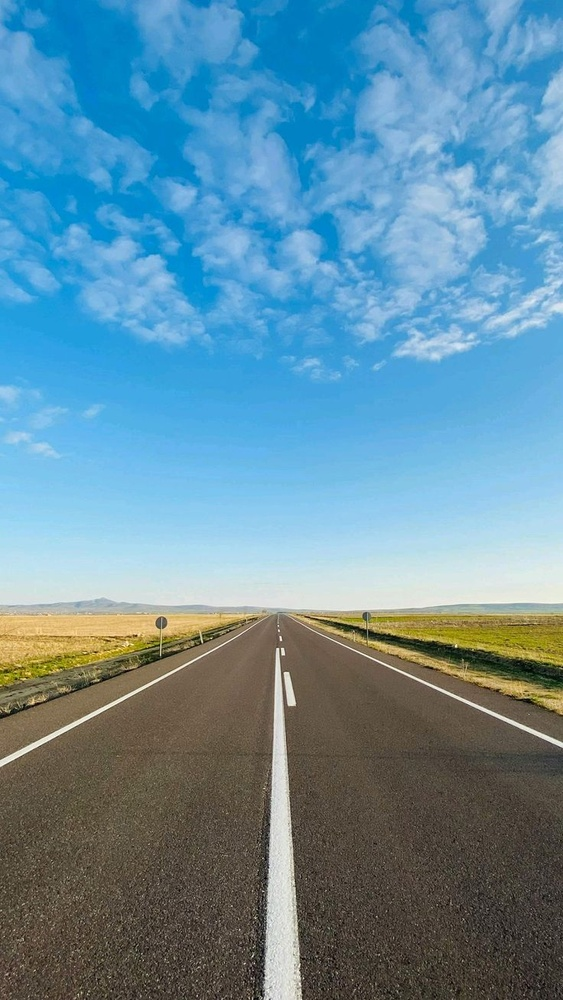
#> input picture road.jpg, 563 x 1000 px, shrunk from 736 x 1308 before the run
$ python week2_HSVonly.py
#> lines starting #> are read from the running program, lines starting #| are printed output that depends on the picture; after the words box and inside, x2 and y2 are one past the last pixel; in counts of white or black regions, pixels touching at a corner belong together
import cv2 as cv
import numpy as np

img = cv.imread('road.jpg')
#> img is the input picture: shape (1000, 563, 3); mean B, G, R 161.2, 141.2, 99.1
cv.imshow('ROAD',img)

hsv = cv.cvtColor(img, cv.COLOR_BGR2HSV)
#> hsv: shape (1000, 563, 3); mean H, S, V 68.4, 118.6, 173.6
cv.imshow('HSV',hsv)

h,s,v = cv.split(hsv)
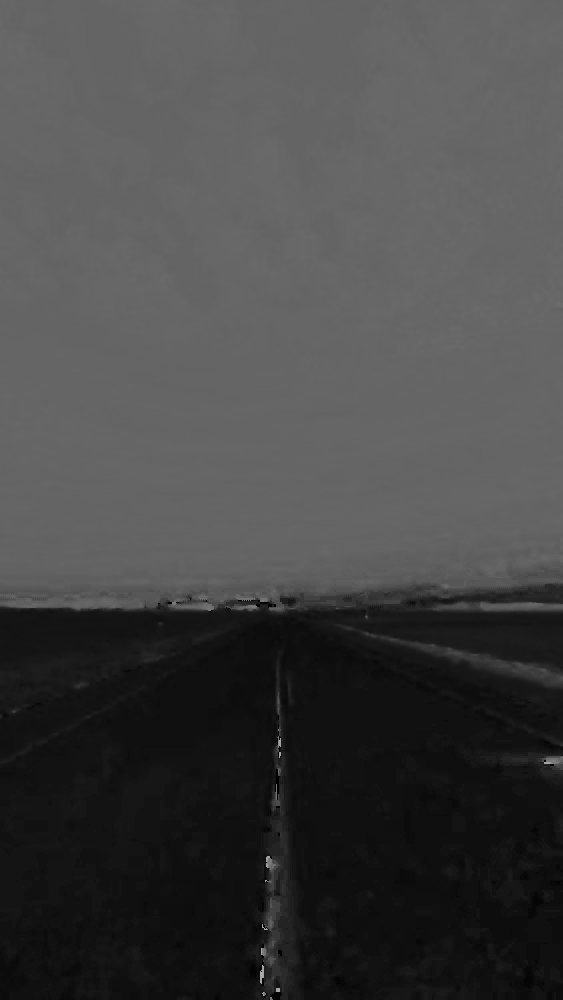
#> h: shape (1000, 563); min 0, max 173, mean 68.4
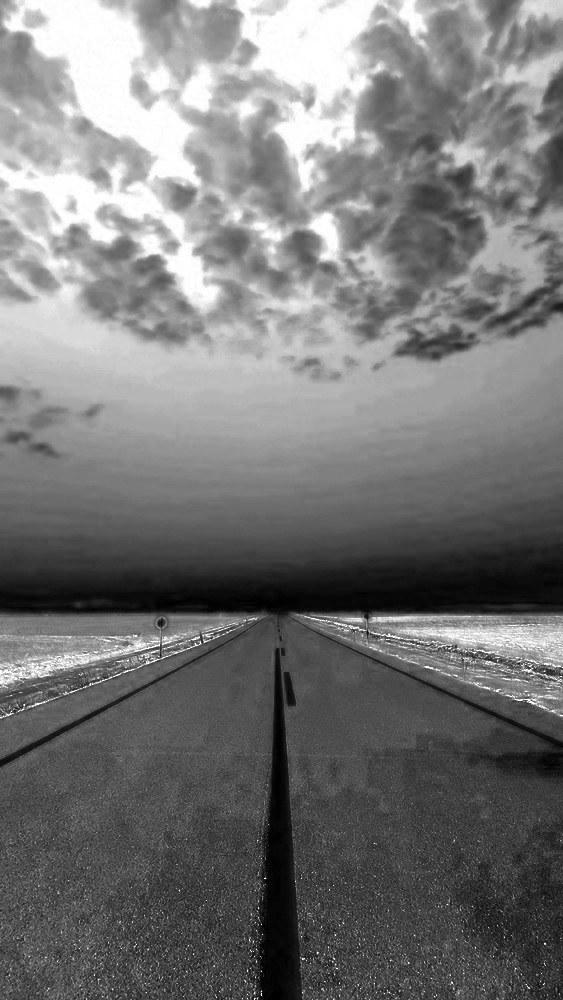
#> s: shape (1000, 563); min 0, max 255, mean 118.6
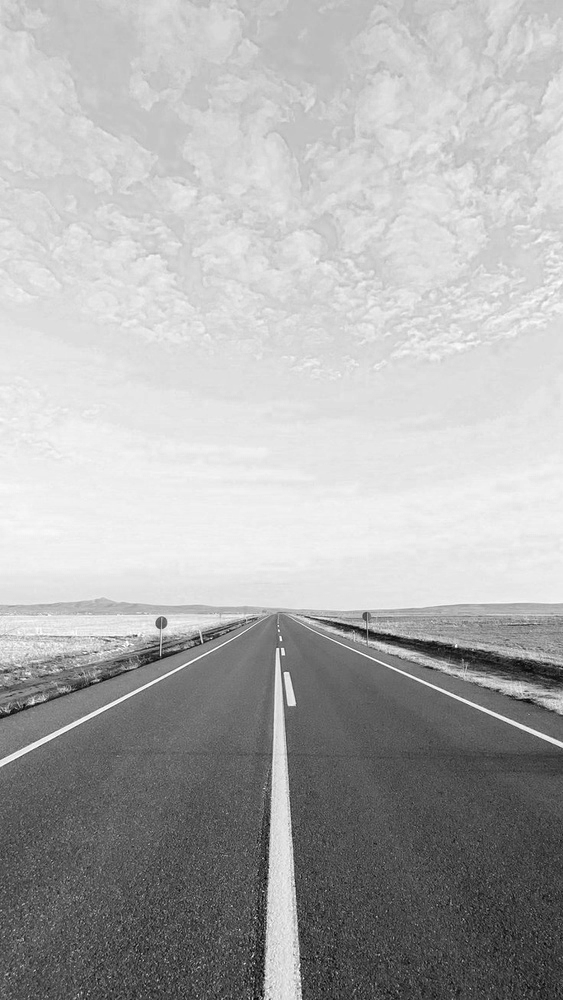
#> v: shape (1000, 563); min 1, max 255, mean 173.6
cv.imshow('SATURATION',s)
cv.imshow('VALUE',v)

blurValue = cv.GaussianBlur(v, (7,7), 1) #Bilateral Filter is better
cv.imshow('BLUR VALUE', blurValue)

canny = cv.Canny(blurValue, 220, 255)
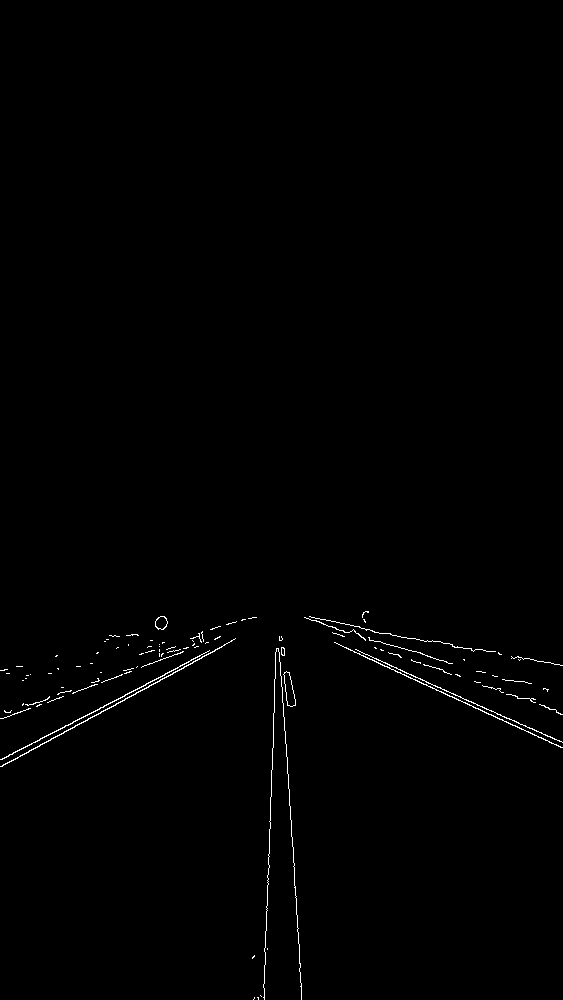
#> canny: shape (1000, 563); 0.6% white in thin lines or dots, all inside (x1, y1, x2, y2) = (0, 611, 563, 1000)
cv.imshow('CANNY EDGE', canny)

blurSaturation = cv.GaussianBlur(s, (7,7), 1)
cv.imshow('BLUR SATURATION', blurSaturation)

maskValue = cv.inRange(blurValue, 180, 255)
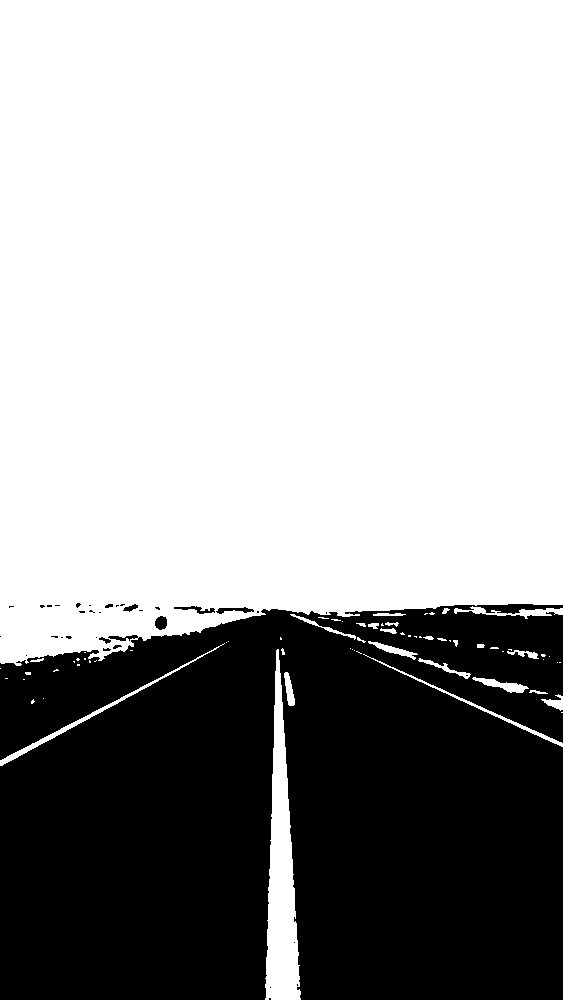
#> maskValue: shape (1000, 563); 64.3% white; 35 black regions (27 under 20 px), largest, box (x1, y1, x2, y2) and area: (0, 604, 563, 1000) 200469, (174, 606, 215, 614) 133, (155, 616, 167, 630) 132
resultValue = cv.bitwise_and(hsv, hsv, mask=maskValue)
#> resultValue: shape (1000, 563, 3); mean H, S, V 61.8, 90.3, 140.9
cv.imshow('MASKED VALUE', resultValue)

maskSaturation = cv.inRange(blurSaturation, 0, 50)
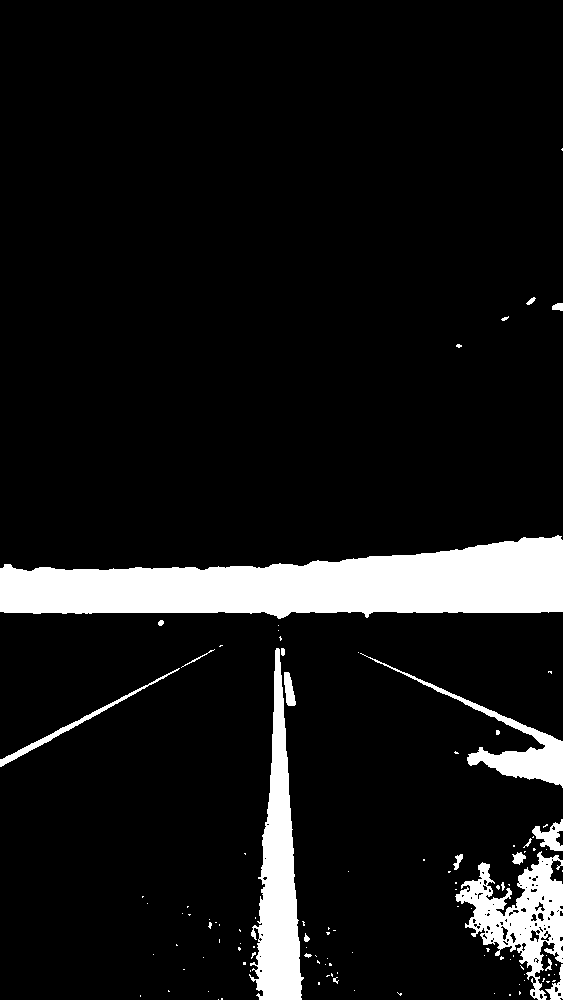
#> maskSaturation: shape (1000, 563); 9.2% white; 112 white regions (90 under 20 px), largest, box (x1, y1, x2, y2) and area: (0, 535, 563, 619) 30003, (249, 648, 304, 1000) 8993, (455, 851, 563, 1000) 6453
resultSaturation = cv.bitwise_and(hsv, hsv, mask=maskSaturation)
#> resultSaturation: shape (1000, 563, 3); mean H, S, V 5.3, 2.2, 17
cv.imshow('MASKED SATURATION', resultSaturation)

resultFinal = cv.bitwise_and(resultValue, resultSaturation)
#> resultFinal: shape (1000, 563, 3); mean H, S, V 4.6, 1.3, 14.7
cv.imshow('FINAL MASKED', resultFinal)

cv.waitKey(0)

$ run again, with saturation.png saved as road.jpg
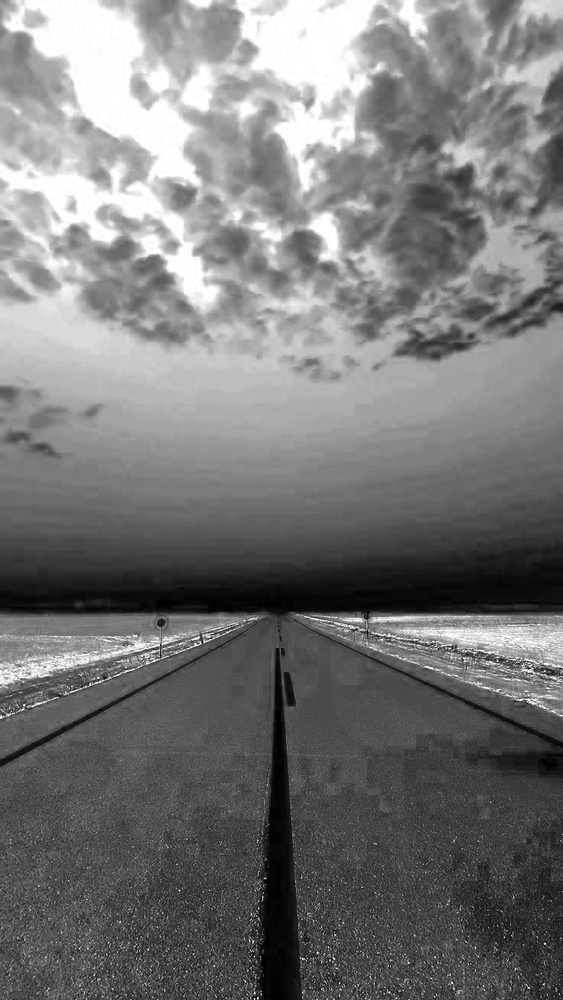
#> input picture saturation.png, 563 x 1000 px, shrunk from 736 x 1308 before the run
#> img is the input picture: shape (1000, 563, 3); min 0, max 255, mean 118.9
#> hsv: shape (1000, 563, 3); mean H, S, V 0, 0, 118.9
#> h: shape (1000, 563); every value is 0
#> `canny = cv.Canny(blurValue, 220, 255)`:
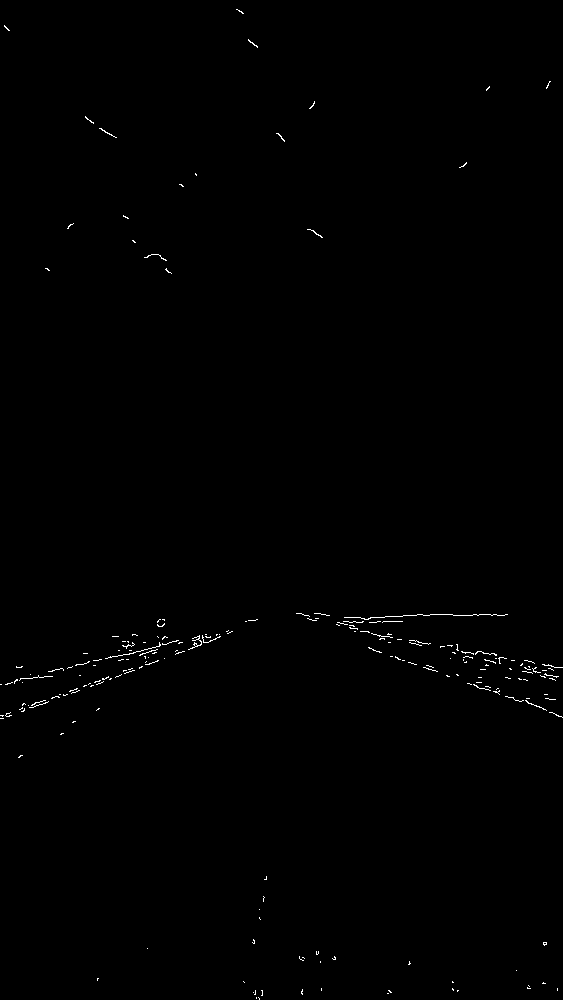
#> canny: shape (1000, 563); 0.35% white in thin lines or dots
#> `maskValue = cv.inRange(blurValue, 180, 255)`:
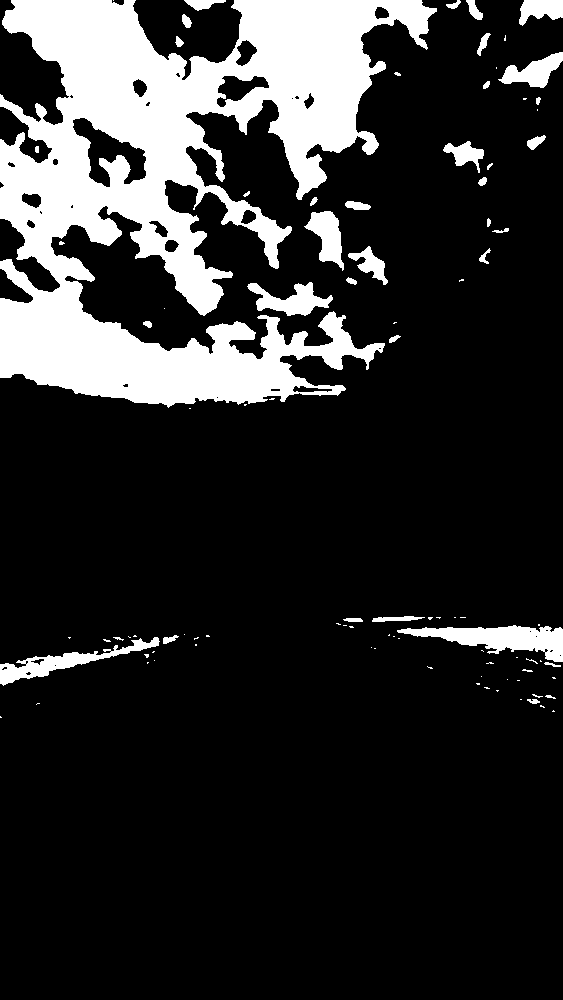
#> maskValue: shape (1000, 563); 17.7% white; 95 white regions (58 under 20 px), largest, box (x1, y1, x2, y2) and area: (0, 0, 437, 408) 86801, (397, 625, 563, 662) 2936, (0, 637, 160, 686) 1905
#> resultValue: shape (1000, 563, 3); mean H, S, V 0, 0, 38.7
#> maskSaturation: shape (1000, 563); every value is 255

$ run again, with value.png saved as road.jpg
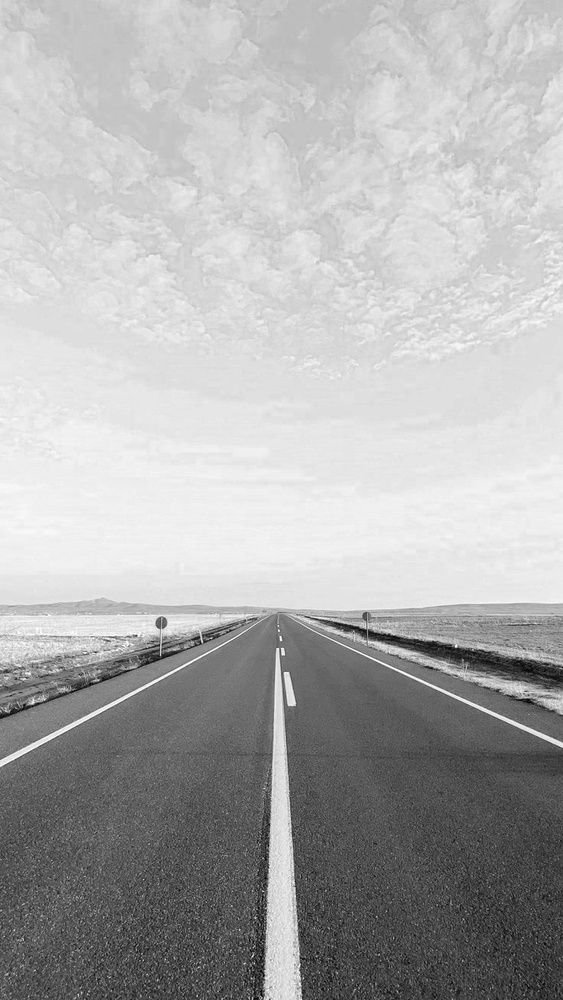
#> input picture value.png, 563 x 1000 px, shrunk from 736 x 1308 before the run
#> img is the input picture: shape (1000, 563, 3); min 0, max 255, mean 173.6
#> hsv: shape (1000, 563, 3); mean H, S, V 0, 0, 173.6
#> h: shape (1000, 563); every value is 0
#> canny: shape (1000, 563); 0.6% white in thin lines or dots, all inside (x1, y1, x2, y2) = (0, 611, 563, 1000)
#> `maskValue = cv.inRange(blurValue, 180, 255)`:
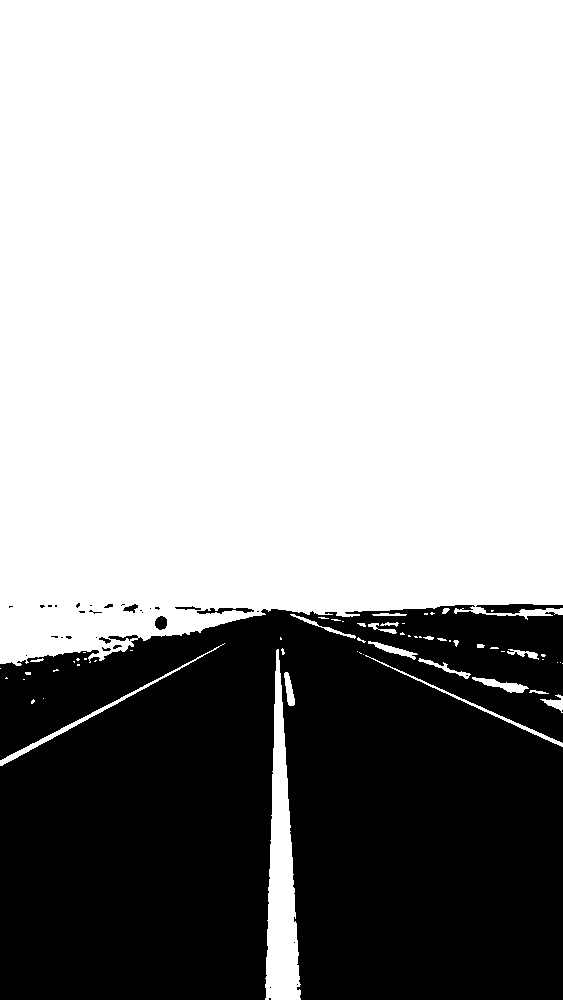
#> maskValue: shape (1000, 563); 64.3% white; 35 black regions (25 under 20 px), largest, box (x1, y1, x2, y2) and area: (0, 605, 563, 1000) 199925, (476, 604, 563, 614) 497, (197, 608, 254, 614) 183
#> resultValue: shape (1000, 563, 3); mean H, S, V 0, 0, 140.9
#> maskSaturation: shape (1000, 563); every value is 255
